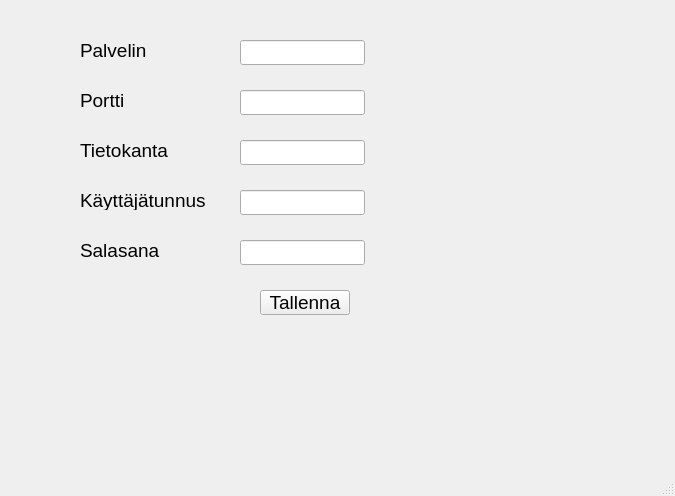
<?xml version="1.0" encoding="UTF-8"?>
<ui version="4.0">
 <class>MainWindow</class>
 <widget class="QMainWindow" name="MainWindow">
  <property name="geometry">
   <rect>
    <x>0</x>
    <y>0</y>
    <width>675</width>
    <height>496</height>
   </rect>
  </property>
  <property name="windowTitle">
   <string>MainWindow</string>
  </property>
  <widget class="QWidget" name="centralwidget">
   <widget class="QLabel" name="palvelinLabel">
    <property name="geometry">
     <rect>
      <x>80</x>
      <y>40</y>
      <width>100</width>
      <height>20</height>
     </rect>
    </property>
    <property name="font">
     <font>
      <pointsize>14</pointsize>
     </font>
    </property>
    <property name="text">
     <string>Palvelin</string>
    </property>
   </widget>
   <widget class="QLabel" name="porttiLabel">
    <property name="geometry">
     <rect>
      <x>80</x>
      <y>90</y>
      <width>100</width>
      <height>20</height>
     </rect>
    </property>
    <property name="font">
     <font>
      <pointsize>14</pointsize>
     </font>
    </property>
    <property name="text">
     <string>Portti</string>
    </property>
   </widget>
   <widget class="QLabel" name="tietokantaLabel">
    <property name="geometry">
     <rect>
      <x>80</x>
      <y>140</y>
      <width>100</width>
      <height>20</height>
     </rect>
    </property>
    <property name="font">
     <font>
      <pointsize>14</pointsize>
     </font>
    </property>
    <property name="text">
     <string>Tietokanta</string>
    </property>
   </widget>
   <widget class="QLabel" name="kayttajatunnusLabel">
    <property name="geometry">
     <rect>
      <x>80</x>
      <y>190</y>
      <width>140</width>
      <height>20</height>
     </rect>
    </property>
    <property name="font">
     <font>
      <pointsize>14</pointsize>
     </font>
    </property>
    <property name="text">
     <string>Käyttäjätunnus</string>
    </property>
   </widget>
   <widget class="QLabel" name="passwordLabel">
    <property name="geometry">
     <rect>
      <x>80</x>
      <y>240</y>
      <width>100</width>
      <height>20</height>
     </rect>
    </property>
    <property name="font">
     <font>
      <pointsize>14</pointsize>
     </font>
    </property>
    <property name="text">
     <string>Salasana</string>
    </property>
   </widget>
   <widget class="QLineEdit" name="palvelinLineEdit">
    <property name="geometry">
     <rect>
      <x>240</x>
      <y>40</y>
      <width>125</width>
      <height>25</height>
     </rect>
    </property>
    <property name="font">
     <font>
      <pointsize>12</pointsize>
     </font>
    </property>
   </widget>
   <widget class="QLineEdit" name="porttiLineEdit">
    <property name="geometry">
     <rect>
      <x>240</x>
      <y>90</y>
      <width>125</width>
      <height>25</height>
     </rect>
    </property>
    <property name="font">
     <font>
      <pointsize>12</pointsize>
     </font>
    </property>
   </widget>
   <widget class="QLineEdit" name="tietokantaLineEdit">
    <property name="geometry">
     <rect>
      <x>240</x>
      <y>140</y>
      <width>125</width>
      <height>25</height>
     </rect>
    </property>
    <property name="font">
     <font>
      <pointsize>12</pointsize>
     </font>
    </property>
   </widget>
   <widget class="QLineEdit" name="KayttajatunnusLineEdit">
    <property name="geometry">
     <rect>
      <x>240</x>
      <y>190</y>
      <width>125</width>
      <height>25</height>
     </rect>
    </property>
    <property name="font">
     <font>
      <pointsize>12</pointsize>
     </font>
    </property>
   </widget>
   <widget class="QLineEdit" name="passwordLineEdit">
    <property name="geometry">
     <rect>
      <x>240</x>
      <y>240</y>
      <width>125</width>
      <height>25</height>
     </rect>
    </property>
    <property name="font">
     <font>
      <pointsize>12</pointsize>
     </font>
    </property>
    <property name="echoMode">
     <enum>QLineEdit::Password</enum>
    </property>
   </widget>
   <widget class="QPushButton" name="tallennaPushButton">
    <property name="geometry">
     <rect>
      <x>260</x>
      <y>290</y>
      <width>90</width>
      <height>25</height>
     </rect>
    </property>
    <property name="font">
     <font>
      <pointsize>14</pointsize>
     </font>
    </property>
    <property name="text">
     <string>Tallenna</string>
    </property>
   </widget>
  </widget>
  <widget class="QMenuBar" name="menubar">
   <property name="geometry">
    <rect>
     <x>0</x>
     <y>0</y>
     <width>675</width>
     <height>21</height>
    </rect>
   </property>
  </widget>
  <widget class="QStatusBar" name="statusbar"/>
 </widget>
 <resources/>
 <connections/>
</ui>
